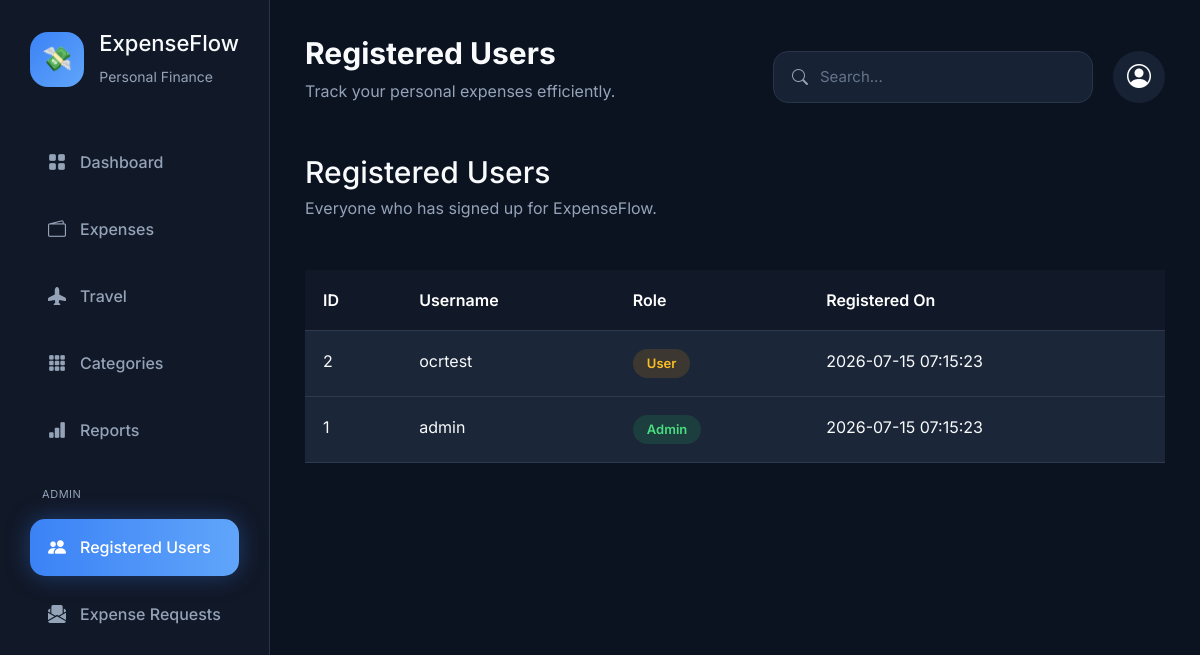
Page /admin/users (signed in) on the committed database.
### tables this page shows
CREATE TABLE users(
        user_id INTEGER PRIMARY KEY AUTOINCREMENT,
        username TEXT UNIQUE NOT NULL,
        password TEXT NOT NULL,
        budget REAL NOT NULL DEFAULT 30000
    , is_admin INTEGER NOT NULL DEFAULT 0, created_at DATETIME);

### app.py (the view)
@app.route("/admin/users")
def admin_users():
    conn = sqlite3.connect(DATABASE)
    conn.row_factory = sqlite3.Row
    users = conn.execute("""
        SELECT
            user_id,
            username,
            is_admin,
            created_at
        FROM users
        ORDER BY created_at DESC, user_id DESC
    """).fetchall()
    conn.close()
    return render_template(
        "admin_users.html",
        users=users
    )

### app.py (called while the page is built)
@app.before_request
def require_login():
    if request.endpoint is None:
        return
    allowed_routes = {
        "login",
        "signup",
        "logout",
        "static"
    }
    if request.endpoint in allowed_routes:
        return
    if "user_id" not in session:
        return redirect("/login")
    if request.endpoint.startswith("admin_") and not session.get("is_admin"):
        flash("You don't have permission to view that page.")
        return redirect("/")

### templates/admin_users.html (shortened to what this page needs)
{% extends 'base.html' %}
{% set page_title = "Registered Users" %}
{% block content %}
<div class="page-header">
    <h2>Registered Users</h2>
    <p>
        Everyone who has signed up for ExpenseFlow.
    </p>
</div>
{% if users %}
<div class="table-responsive">
<table class="table">
    <thead>
        <tr>
            <th>ID</th>
            <th>Username</th>
            <th>Role</th>
            <th>Registered On</th>
        </tr>
    </thead>
    <tbody>
        {% for u in users %}
        <tr>
            <td>
                {{ u.user_id }}
            </td>
            <td>
                {{ u.username }}
            </td>
            <td>
                {% if u.is_admin %}
                    <span class="badge badge-approved">
                        Admin
                    </span>
                {% else %}
                    <span class="badge badge-pending">
                        User
                    </span>
                {% endif %}
            </td>
            <td>
                {{ u.created_at }}
            </td>
        </tr>
        {% endfor %}
    </tbody>
</table>
</div>
{% endif %}
{% endblock %}

### static/css/style.css (style rules this page uses)
:root { --bg:#0B1220; --sidebar:#111827; --card:#182235; --card-light:#202C42; --primary:#3B82F6; --primary-hover:#2563EB; --green:#22C55E; --yellow:#F59E0B; --red:#EF4444; --text:#F8FAFC; --muted:#94A3B8; --border:#283548; --shadow: 0 10px 35px rgba(0,0,0,.35); --radius:18px; }
* { margin:0; padding:0; box-sizing:border-box; }
html { scroll-behavior:smooth; }
body { background:var(--bg); color:var(--text); font-family:"Inter",sans-serif; }
.page-header { margin-bottom:30px; }
.page-header h2 { font-size:30px; margin-bottom:6px; }
.page-header p { color:var(--muted); }
.table { width:100%; border-collapse:collapse; margin-top:20px; overflow:hidden; }
.table thead { background:#111827; }
.table th { color:white; padding:18px; font-weight:600; border-bottom:1px solid var(--border); }
.table td { padding:18px; border-bottom:1px solid var(--border); color:#CBD5E1; }
.table tbody tr { transition:.3s; }
.badge { padding:8px 14px; border-radius:25px; font-size:13px; font-weight:600; }
.badge-approved { background:rgba(34,197,94,.15); color:#4ADE80; }
.badge-pending { background:rgba(245,158,11,.15); color:#FBBF24; }
.table { width:100%; border-collapse:collapse; background:transparent !important; }
.table thead { background:#111827 !important; }
.table th { background:#111827 !important; color:white !important; border-color:#2E3A4F !important; }
.table td { background:#1B2638 !important; color:#F8FAFC !important; border-color:#2E3A4F !important; }
.table-responsive { overflow-x:auto; }

### rows in the picture
users: user_id "2", username "ocrtest", is_admin "User", created_at "2026-07-15 07:15:23"
users: user_id "1", username "admin", is_admin "Admin", created_at "2026-07-15 07:15:23"

### other values in the picture
{{ page_title }} "Registered Users"
